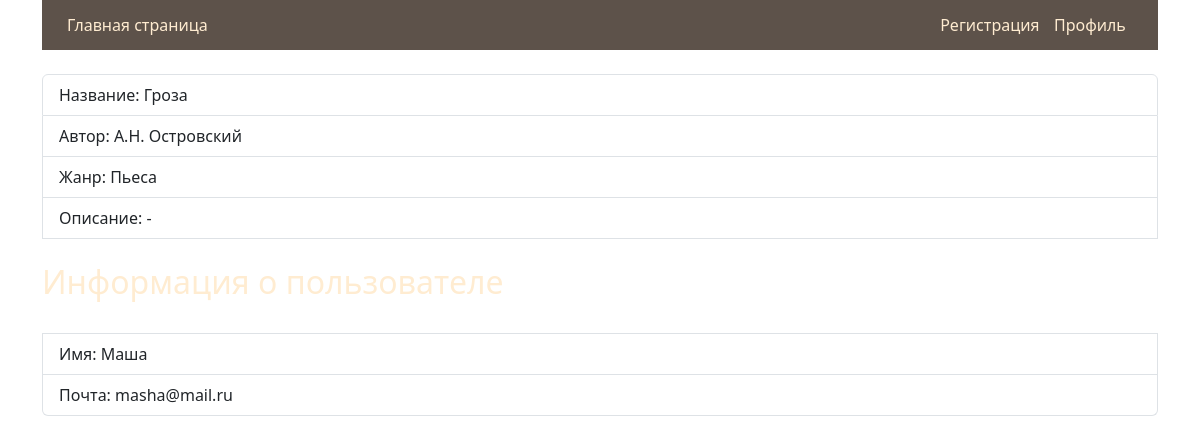
/book_card/4, run on the app's committed database.
### models.py (models this page shows)
class advt(SQLModel, table=True):
    id: Optional[int] = Field(default=None, primary_key=True)
    user_id: Optional[str] = Field(default=None)
    title: str
    author: str
    genre: str
    desc: str

class User(SQLModel, table=True):
    id: Optional[int] = Field(default=None, primary_key=True)
    name: str
    email: str
    password: str

### main.py (the view)
@app.get('/book_card/{advt_id}', tags=['Pages'])
async def get_book_page(request: Request, advt_id: int):
    cookie = request.cookies.get('id')
    flag = False
    if cookie != None:
        flag = True
    advt_statement = select(advt).where(advt.id == advt_id)
    advt_result = session.exec(advt_statement).first()
    statement = select(User).where(User.id == advt_result.user_id)
    result = session.exec(statement).first()
    return templates.TemplateResponse(
        request=request,
        name='book_card.html',
        context={
            'id': advt_result.id,
            'user_id': cookie,
            'title': advt_result.title,
            'author': advt_result.author,
            'genre': advt_result.genre,
            'desc': advt_result.desc,
            'result': result,
            'flag': flag
        }
    )

### templates/book_card.html (shortened to what this page needs)
<!DOCTYPE html>
<html lang="en">
<head>
    <link href="https://cdn.jsdelivr.net/npm/bootstrap@5.3.3/dist/css/bootstrap.min.css" rel="stylesheet"
>
</head>
<body>
    <div class="container">
        <div style='height:45px; background-color: #483C32e1; display: flex;
        justify-content: space-between; align-items: center;
        padding: 25px;' class="header">
            <div class="left">
                <a href="/"> <span style="color:#FFECD1"> Главная страница </span> </a>
            </div>
            <div style="width: 200px; display: flex; justify-content: space-around;" class="right">
                {% if flag == False %}
                <a href="/registration"> <span style="color:#FFECD1"> Регистрация </span> </a>
                {% endif %}
                <a href="/login"> <span style="color:#FFECD1"> Профиль </span> </a>
            </div>
        </div>
        <br>
        {%block body%}
        <ul class="list-group">
            <li class="list-group-item">Название: {{title}}</li>
            <li class="list-group-item">Автор: {{author}}</li>
            <li class="list-group-item">Жанр: {{genre}}</li>
            <li class="list-group-item">Описание: {{desc}}</li>
            <br>
            <h2> <span style="color:#FFECD1"> Информация о пользователе </span> </h2>
            <br>
            <li class="list-group-item">Имя: {{result.name}}</li>
            <li class="list-group-item">Почта: {{result.email}}</li>
        </ul>
        {% endblock %}
    </div>
</body>
</html>

### templates/book_card.html (style rules this page uses)
a { text-decoration: none; color: #ffffff; }
body { background: url(https://catherineasquithgallery.com/uploads/posts/2023-01/1674536674_catherineasquithgallery-com-p-fon-korichnevie-knigi-215.jpg) center center no-repeat fixed; background-size:cover; }

### data on the page
advt: title "Гроза", author "А.Н. Островский", genre "Пьеса"
User: name "Маша", email "masha@mail.ru"

### other printed values
{{ desc }} "-"
